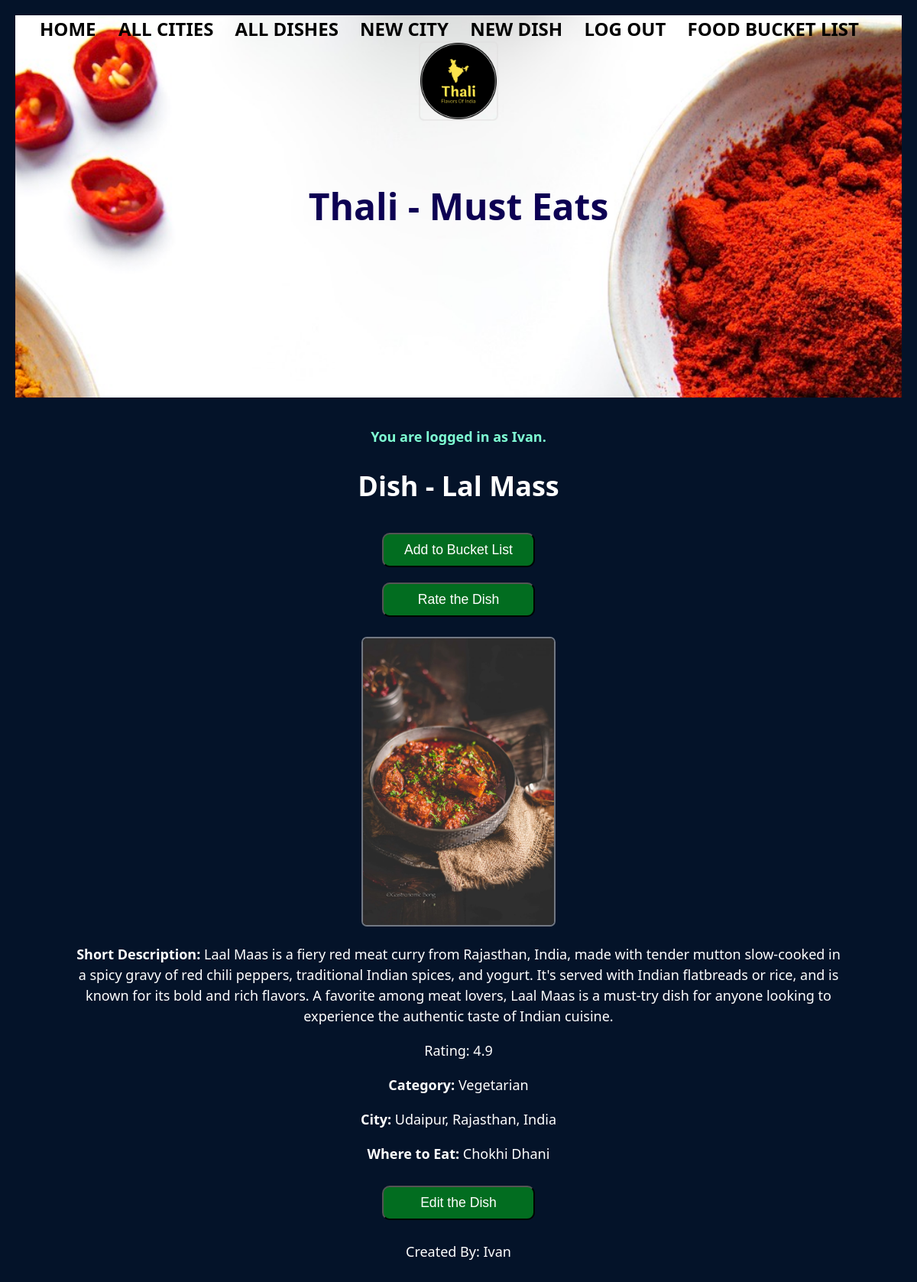
/dish/1 (signed in), run on the app's committed database.
### thali_app/models.py (models this page shows, shortened)
class User(UserMixin, db.Model):
    id = db.Column(db.Integer, primary_key=True)
    username = db.Column(db.String(80), nullable=False)
    password = db.Column(db.String(80), nullable=False)
    favorites_list_user = db.relationship(
        'Dish', secondary='user_favorites_list', back_populates='favorites_list_dishes')
    def __str__(self):
        return f"{self.username}"

class Dish(db.Model):
    id = db.Column(db.Integer, primary_key=True)
    name = db.Column(db.String(80), nullable=False)
    short_desc = db.Column(db.String(500), nullable=False)
    photo_url = db.Column(URLType)
    where_to_eat = db.Column(db.String(80), nullable=False)
    category = db.Column(db.Enum(FoodCategory), default=FoodCategory.OTHER)
    rating = db.Column(db.Float, default=0)
    ratings = db.relationship('Rating', backref='dish')
    city_id = db.Column(
        db.Integer, db.ForeignKey('city.id'), nullable=False)
    city = db.relationship('City', back_populates='dishes')
    created_by_id = db.Column(db.Integer, db.ForeignKey('user.id'))
    created_by = db.relationship('User')
    favorites_list_dishes = db.relationship(
        'User', secondary='user_favorites_list', back_populates='favorites_list_user')

class City(db.Model):
    id = db.Column(db.Integer, primary_key=True)
    name = db.Column(db.String(80), nullable=False)
    state = db.Column(db.String(80), nullable=False)
    region = db.Column(db.String(80), nullable=False)
    country = db.Column(db.String(80), nullable=False)
    short_desc = db.Column(db.String(1000), nullable=False)
    photo_url = db.Column(URLType)
    dishes = db.relationship('Dish', back_populates='city')
    created_by_id = db.Column(db.Integer, db.ForeignKey('user.id'))
    created_by = db.relationship('User')
    def __str__(self):
        return f"{self.name}, {self.state}, {self.country}"

### thali_app/main/routes.py (the view)
@main.route('/dish/<dish_id>', methods=['GET', 'POST'])
@login_required
def dish_detail(dish_id):
    dish = Dish.query.get(dish_id)
    return render_template('dish_detail.html', dish=dish)

### thali_app/extensions.py (called while the page is built)
@login_manager.user_loader
def load_user(user_id):
    return User.query.get(user_id)

### thali_app/utils.py (called while the page is built)
    def __str__(self):
        return str(self.value)

### thali_app/templates/dish_detail.html
{% extends 'base.html' %}
{% block content %}
<h1>Dish - {{ dish.name }}</h1>
<form action="/add_to_favorites_list/{{ dish.id }}" method="post">
    <input type="submit" value="Add to Bucket List">
</form>
<form action="/dish/{{ dish.id }}/rate" method="post">
    <input type="submit" value="Rate the Dish">
</form>
<p><img src="{{ dish.photo_url }}" width="250px" height="250px"></p>
<p><strong>Short Description: </strong> {{ dish.short_desc }}</p>
<p>Rating: {{ dish.rating }}</p>
<p><strong>Category: </strong> {{ dish.category }}</p>
<p><strong>City: </strong> {{ dish.city }} </p>
<p><strong>Where to Eat: </strong> {{ dish.where_to_eat }} </p>
<form action="/dish/{{ dish.id }}/edit" method="post">
    <input type="submit" value="Edit the Dish">
</form>
<p>Created By: {{ dish.created_by }}</p>
{% endblock %}

### thali_app/templates/base.html (shortened to what this page needs)
<!DOCTYPE html>
<html>
    <head>
        <link rel="stylesheet" href="/static/style.css">
    </head>
    <body>
        <div class="page-header">
            <header>Thali - Must Eats</header>
            <nav>
                <a href="/">Home</a>
                <div>
                    {% if current_user.is_authenticated %}
                        <a href="/">All Cities</a>
                        <a href="/all_dishes">All Dishes</a>
                        <a href="/new_city">New City</a>
                        <a href="/new_dish">New Dish</a>
                        <a href="/logout">Log Out</a>
                        <a href="/favorites_list">Food Bucket List</a>
                    {% else %}
                    <!-- Only show these links if the current user is NOT
                        authenticated (logged in)! -->
                        <a href="/signup">Sign Up</a>
                        <a href="/login">Log In</a>
                    {% endif %}
                </div>
            </nav>
            <img src="/static/img/logo.png" alt='Thali Must Eats Logo' class='logo' width="100px"  height="100px"/>
        </div>
        <div id="content">
            {% if current_user.is_authenticated %}
                <p class="log-message"><b>You are logged in as {{ current_user.username }}.</b></p>
            {% endif %}
            {% block content %}{% endblock %}
        </div>
    </body>
</html>

### thali_app/static/style.css (style rules this page uses)
#content { max-width: 1000px; width: 100%; margin: 0 auto; padding: 2rem; padding: 20px; font-size: 18px; }
body { font-family: 'Segoe UI', 'Roboto', 'Oxygen', 'Ubuntu', 'Cantarell', 'Fira Sans', 'Droid Sans', 'Helvetica Neue', sans-serif; line-height: 1.5; margin: 0; padding: 20px; text-align: center; background-color: rgb(4, 19, 41); color: white; }
.page-header { background-image: url('/static/img/background-2.jpeg'); background-size: cover; background-position: center top; background-attachment: fixed; height: 500px; width: 100%; position: relative; color: #fff; }
.page-header::after { position: absolute; top: 0; left: 0; width: 100%; height: 100%; background-color: rgba(0, 0, 0, 0.7); }
.page-header header { position: absolute; top: 50%; left: 50%; transform: translate(-50%, -50%); text-align: center; color: rgb(13, 1, 83); z-index: 1; font-size: 3rem; font-weight: bolder; }
nav { display: flex; justify-content: space-between; align-items: center; padding: 0 2rem; }
nav a { color: black; font-size: 1.5rem; font-weight: 800; margin-right: 1.5rem; text-decoration: none; text-transform: uppercase; }
img { flex: 1; position: relative; max-width: 100%; text-align: center; border-radius: 5px; border-color: black; box-shadow: 0 0 0 2px rgba(223, 221, 221, 0.5); height: auto; }
form { font-size: 16px; }
input { font-size: 16px; word-wrap: break-word; }
input[type=submit] { width: 20%; align-self: center; background-color: #026d20; border-radius: 10px; color: white; font-size: 1.1em; padding: 10px 20px; margin: 10px; }
.log-message { color:aquamarine; }

### data on the page
User: username "Ivan", created_by "Ivan"
Dish: name "Lal Mass", photo_url (picture), short_desc "Laal Maas is a fiery red meat curry from Rajasthan, India, made with tender mutton slow-cooked in a spicy gravy of red chili peppers, traditional Indian spices, and yogurt. It's served with Indian flatbreads or rice, and is known for its bold and rich flavors. A favorite among meat lovers, Laal Maas is a must-try dish for anyone looking to experience the authentic taste of Indian cuisine.", rating "4.9", category "Vegetarian", where_to_eat "Chokhi Dhani"
City: city "Udaipur, Rajasthan, India"
